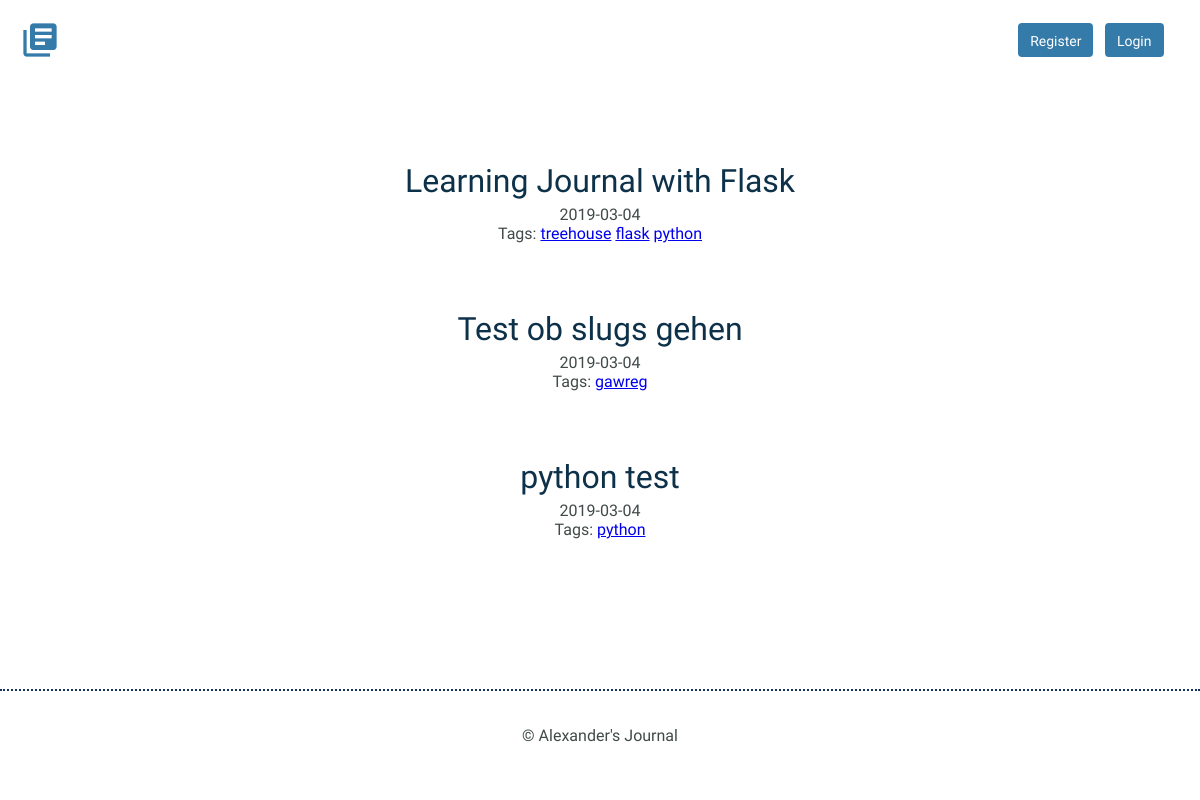
The page / on the database its author committed.
### models.py (models this page shows)
class Entries(Model):
    title = CharField(max_length=250)
    date = DateTimeField(default=datetime.datetime.now)
    time_spent = IntegerField()
    learned = TextField()
    resources = TextField()
    tags = TextField()
    slug = CharField(max_length=500)
    class Meta:
        database = DATABASE
        order_by = ('-date',)

### app.py (the view)
@app.route('/')
@app.route('/entries/<tag>')
def index(tag=None):
    data = models.Entries.select()
    tag_search = False
    if tag:
        tag_search = tag
        data = models.Entries.select().where(models.Entries.tags.contains(tag))
    return render_template('index.html', data=data, tag_search=tag_search)

### app.py (called while the page is built)
@app.before_request
def before_request():
    g.db = models.DATABASE
    g.db.connect()
    g.user = current_user

@app.after_request
def after_request(response):
    g.db.close()
    return response

### templates/index.html (shortened to what this page needs)
<!DOCTYPE html>
<html>
    <head>
        <link rel="stylesheet" href="/static/css/normalize.css">
        <link rel="stylesheet" href="/static/css/site.css" type="text/css">
    </head>
    <body>
        <header>
            <div class="container">
                <div class="site-header">
                    <a class="logo" href="{{ url_for('index') }}"><i class="material-icons">library_books</i></a>
                    {% if current_user.is_authenticated %}
                    <a class="button icon-right" href="{{ url_for('new_entry') }}"><span>New Entry</span> <i class="material-icons">add</i></a>
                    <a class="button icon-right" style="padding-right: 10px; margin-right: 1%" href="{{ url_for('logout') }}"><span>Logout</span></a>
                    {% else %}
                    <a class="button icon-right" style="margin-left: 1%; margin-right: 1%; padding-right: 10px" href="{{ url_for('login') }}"><span>Login</span></a>
                    <a class="button icon-right" style="padding-right: 10px" href="{{ url_for('register') }}"><span>Register</span></a>
                    {% endif %}
                </div>
            </div>
        </header>
        <section>
            <div class="container">
                <div class="entry-list">
                {% for value in data %}
                    <article>
                        <h2><a href="{{ url_for('detail_page', entry_id=value.id, slug=value.slug) }}">{{ value.title }}</a></h2>
                        <time datetime="{{ value.date }}">{{ value.date.strftime('%Y-%m-%d') }}</time><br>
                        <span>Tags:</span>
                        {% set tags = value.tags %}
                        {% set tags = tags.split() %}
                        {% for tag in tags %}
                        <a href="{{ url_for('index', tag=tag) }}">{{ tag }}</a>
                        {% endfor %}
                    </article>
                {% endfor %}
                </div>
            </div>
        </section>
        <footer>
            <div>
                &copy; Alexander's Journal
            </div>
        </footer>
    </body>
</html>

### static/css/site.css (style rules this page uses)
body { font-size: 16px; color: #404a49; font-family: 'Cousine', serif; font-weight: 400; }
.container { margin: 0 auto; padding: 0 25px; }
header .site-header { margin: 0 auto; height: 95px; }
header .logo i { color: #357baa; margin: 20px 0 0 -5px; float: left; font-size: 40px; }
header .button { float: right; margin: 33px 0 0 0; }
footer { text-align: center; padding: 35px 0; border-top: 2px dotted #16335f; }
.button { padding: 8px 10px 6px 10px; background: #357baa; border: 2px solid #357baa; border-radius: 4px; text-decoration: none; color: #FFF; position: relative; text-align: center; font-size: 14px; }
.button.icon-right { padding-right: 30px; top: -10px; }
h1, h2, h3 { margin: 0; font-weight: 400; line-height: 1em; color: rgb(13, 49, 73); }
h2 { font-size: 32px; }
h2 a { text-decoration: none; color: rgb(13, 49, 73); }
.entry-list, .edit-entry, .new-entry { max-width: 800px; margin: 0 auto; padding: 70px 0 150px 0; }
.entry-list article { margin-bottom: 70px; text-align: center; }
.entry-list article:last-child { margin-bottom: 0; }
.entry-list article h2 { margin-bottom: 8px; }

### rows shown on the page
Entries: title "Learning Journal with Flask", date "2019-03-04", tags "treehouse" "flask" "python"
Entries: title "Test ob slugs gehen", date "2019-03-04", tags "gawreg"
Entries: title "python test", date "2019-03-04", tags "python"
